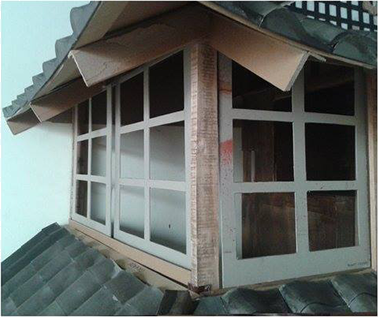
#> input picture ExRandom/imagem3L.png, 378 x 317 px
$ python ex.py
#> lines starting #> are read from the running program, lines starting #| are printed output that depends on the picture
import cv2
import numpy as np
import sys

# carregar imagens
img_left, img_right = cv2.imread("./imagem3L.png"), cv2.imread("./imagem3R.png")
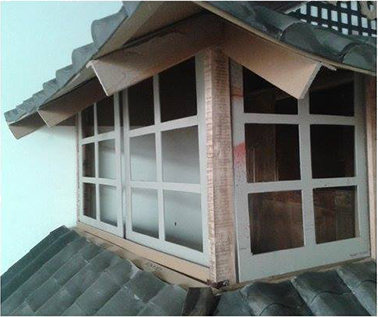
#> input picture ExRandom/imagem3R.png, 378 x 317 px
#> img_left is the input picture: shape (317, 378, 3); mean B, G, R 101.6, 105.1, 98.8
#> img_right is the input picture: shape (317, 378, 3); mean B, G, R 113, 116.4, 109.5

# criar anaglifo
height, width = img_left.shape[:2]
#> height = 317; width = 378
anaglyph = np.zeros((height, width, 3), dtype=np.uint8)
anaglyph[:, :, 0], anaglyph[:, :, 1], anaglyph[:, :, 2] = img_left[:, :, 1], img_left[:, :, 2], img_right[:, :, 0]
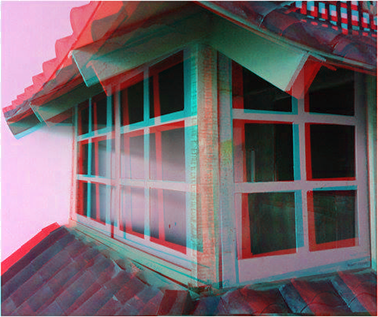
#> anaglyph: shape (317, 378, 3); mean B, G, R 105.1, 98.8, 113

# exibir anaglifo
cv2.imshow("Anaglyph", anaglyph)
cv2.waitKey(0)

# salvar anaglifo
cv2.imwrite("anaglyph.jpg", anaglyph)
